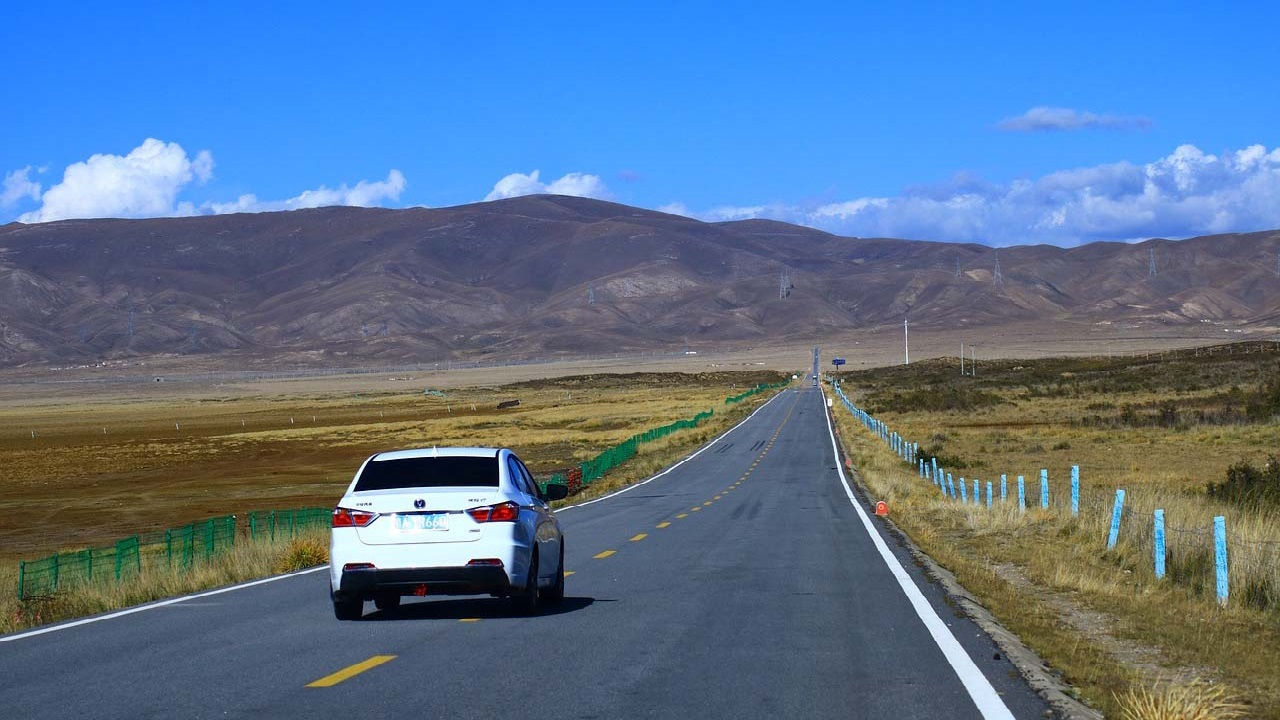
#> input picture car.jpg, 1280 x 720 px
$ python heatmap.py
#> lines starting #> are read from the running program, lines starting #| are printed output that depends on the picture; after the words box and inside, x2 and y2 are one past the last pixel; in counts of white or black regions, pixels touching at a corner belong together
import cv2
from matplotlib import pyplot as plt
from time import time


ZONES = []
# para resolucion 1280x720, el grid puede tener tamaños 80, 40, 20, 16, 10, 8, 5,4, 2 ,1
GRID_SIZE = 80
BBOX_COORD = {'left': 321, 'top': 447, 'width': 250, 'height': 173}


def main():
    img = cv2.imread('./car.jpg')
#> img is the input picture: shape (720, 1280, 3); mean B, G, R 144.5, 115, 89.7
    drawGrid(img, GRID_SIZE)
    drawNumber(img, GRID_SIZE)
    drawBbox(img, BBOX_COORD)
    start_time = time()
    zone_toPint = bboxToZone(BBOX_COORD, GRID_SIZE)
    elapsed_time = (time() - start_time)
    print("Elapsed time: %.10f seconds." % elapsed_time)

    for i in zone_toPint:
        for j in ZONES:
            if i == j[0]:
                coord = j[1]
                blurZone(img, {'left': coord[0][0], 'top': coord[1][0], 'width': GRID_SIZE, 'height': GRID_SIZE})
                break

    plt.figure(1)
    plt.imshow(cv2.cvtColor(img, cv2.COLOR_BGR2RGB))
    plt.show()


def drawGrid(img, step):
#> called with step = 80
    x = step
    y = step
    while x < img.shape[1]:
        cv2.line(img, (x, 0), (x, img.shape[0]), color=(
            255, 0, 255), thickness=1)
        x += step
#> img: shape (720, 1280, 3); 1.17% of pixels changed, all inside (x1, y1, x2, y2) = (80, 0, 1201, 720)
#> after the loop, x = 1280

    while y < img.shape[0]:
        cv2.line(img, (0, y), (img.shape[1], y),
                 color=(255, 0, 255), thickness=1)
        y += step
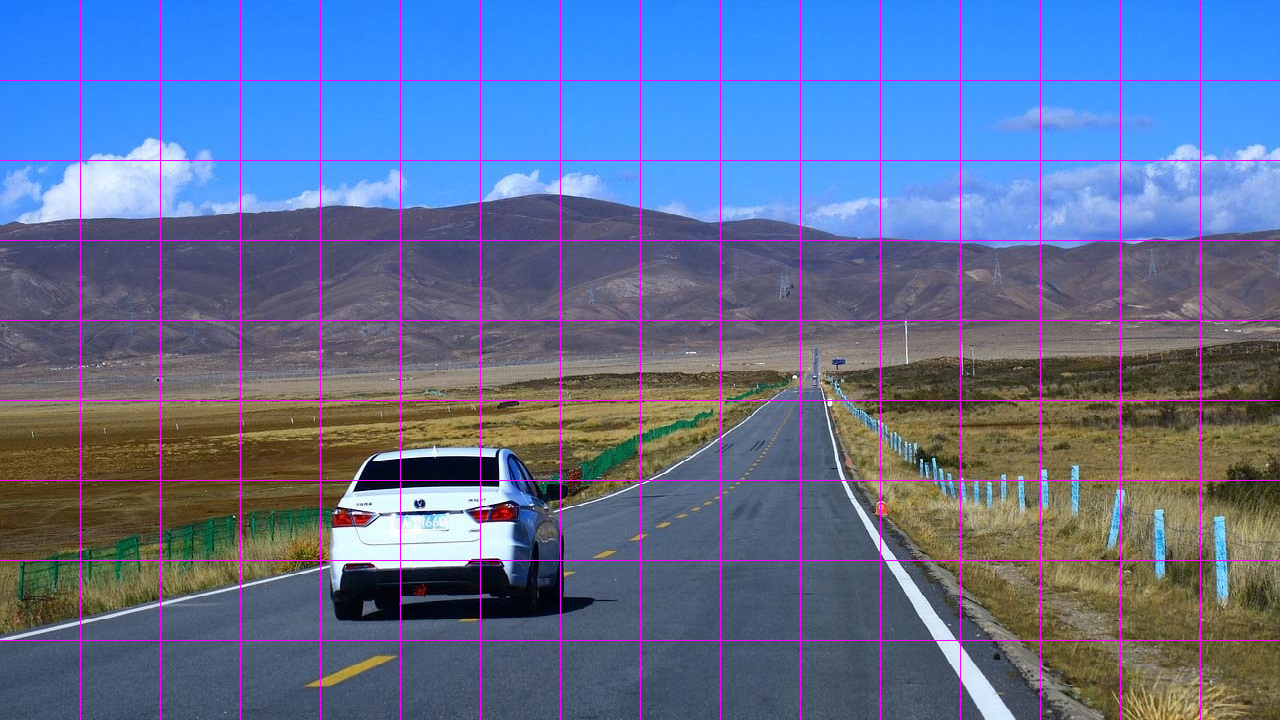
#> img: shape (720, 1280, 3); mean B, G, R 147, 112.4, 93.4
#> after the loop, y = 720


def drawBbox(img, bbox):
    left = int(bbox['left'])
    top = int(bbox['top'])
    right = int(bbox['left']) + int(bbox['width'])
    bottom = int(bbox['top']) + int(bbox['height'])
    imgHeight, imgWidth, _ = img.shape
    thick = int((imgHeight + imgWidth) // 900)
    cv2.rectangle(img, (left, top), (right, bottom), (0, 255, 0), thick)


def blurZone(img, bbox):
    left = int(bbox['left'])
    top = int(bbox['top'])
    right = int(bbox['left']) + int(bbox['width'])
    bottom = int(bbox['top']) + int(bbox['height'])

    ROI = img[top:top+int(bbox['height']), left:left+int(bbox['width'])]
    blur = cv2.GaussianBlur(ROI, (51, 51), 0)
    img[top:top+int(bbox['height']), left:left+int(bbox['width'])] = blur


def drawNumber(img, gridSize):
#> called with gridSize = 80
    numerador = 0
    cnt_width = 0
    cnt_height = 0
    imgHeight, imgWidth, _ = img.shape
#> imgHeight = 720; imgWidth = 1280
    for i in range(0, img.shape[1], gridSize):
        for j in range(0, img.shape[0], gridSize):
            left = round((imgHeight/(imgHeight/gridSize))*cnt_height)
            top = round((imgWidth/(imgWidth/gridSize))*cnt_width)
            img = cv2.putText(img, str(numerador), (15+left, 25+top),
                              cv2.FONT_HERSHEY_SIMPLEX, 0.4, (0, 0, 255), 1, cv2.LINE_AA)
            sup = (left,left+gridSize)
            Inf = (top,top+ gridSize)
            ZONES.append([numerador, (sup,Inf)])
            numerador += 1
            cnt_width += 1
        cnt_width = 0
        cnt_height += 1
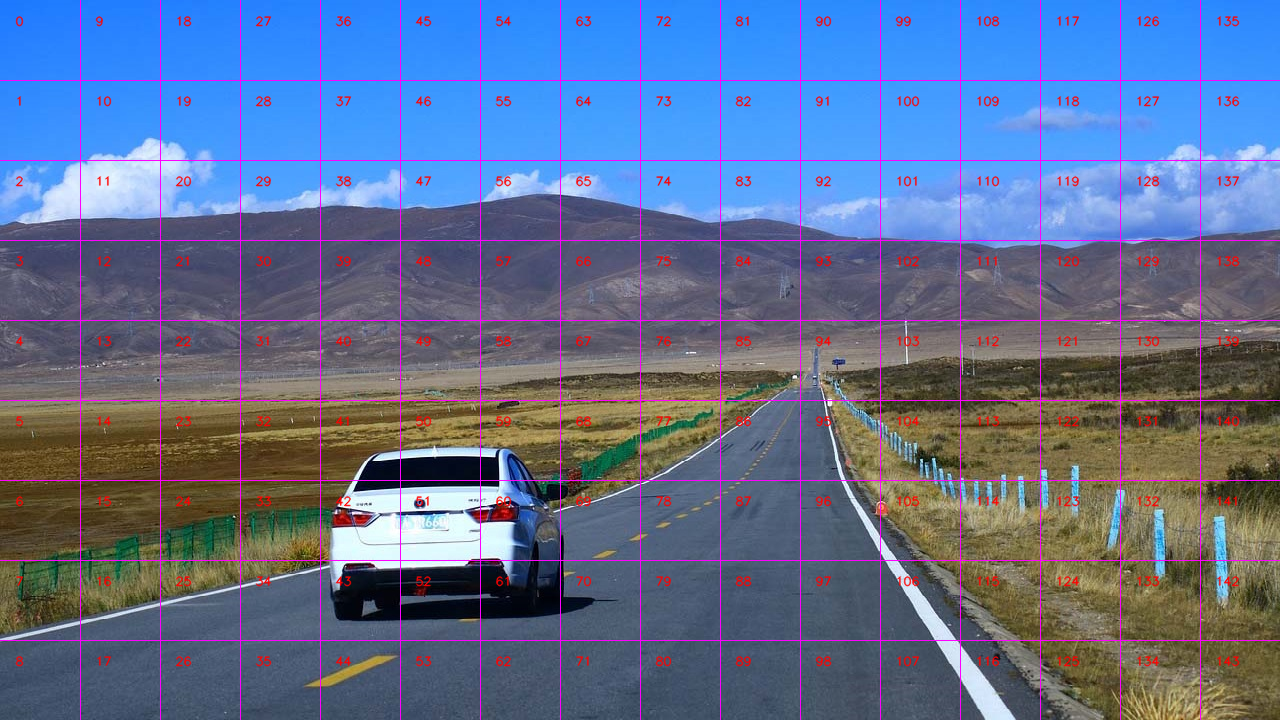
#> img: shape (720, 1280, 3); 1.96% of pixels changed, all inside (x1, y1, x2, y2) = (15, 15, 1240, 667)
#> after the loop, ZONES = 144 items; cnt_height = 16; numerador = 144
#> in drawBbox, `cv2.rectangle(img, (left, top), (right, bottom), (0, 255, 0), thick)`:
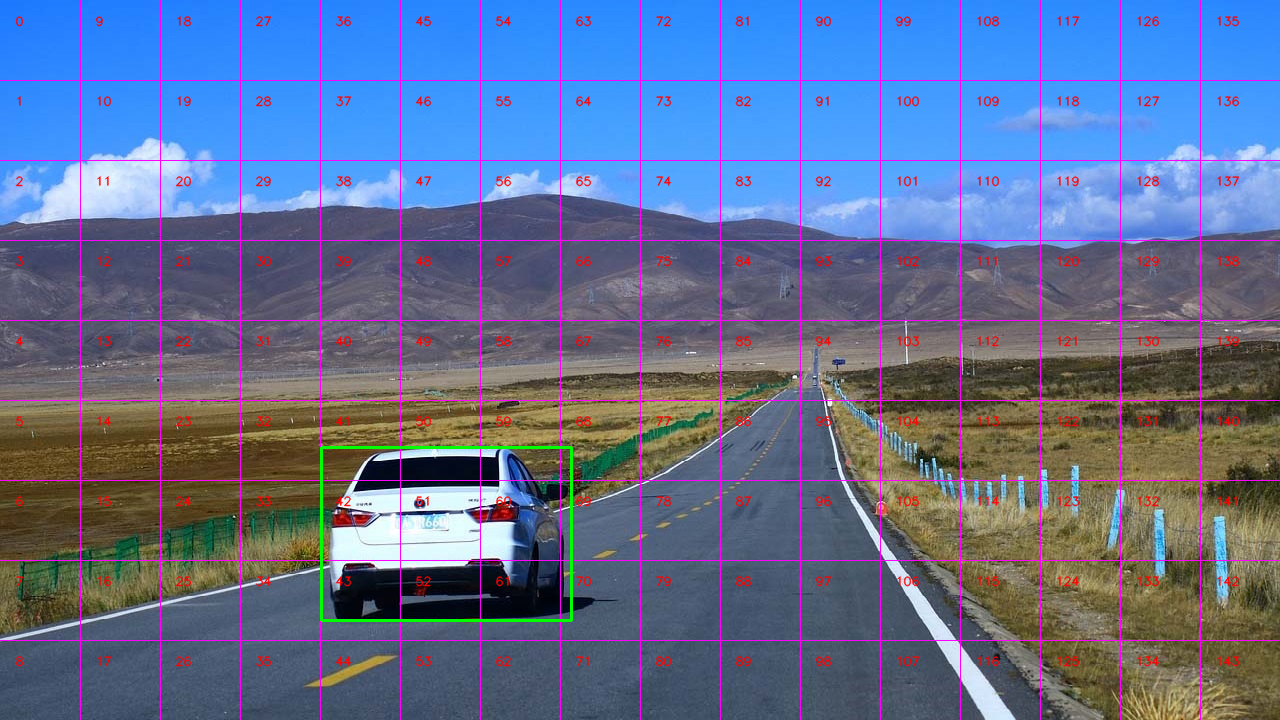
#> img: shape (720, 1280, 3); 0.27% of pixels changed, all inside (x1, y1, x2, y2) = (320, 446, 573, 622)


def bboxToZone(bbox, gridSize):

#> called with gridSize = 80
    right = int(bbox['left']) + int(bbox['width'])
    bottom = int(bbox['top']) + int(bbox['height'])

    bbox_left = range(int(bbox['left']),right+1)
    bbox_top = range(int(bbox['top']),bottom+1)

    zonas_heatmap = []
    for i in ZONES:
        sup_ = i[1][0]
        inf_ = i[1][1]

        grill_left =  set(range(int(i[1][0][0]),int(i[1][0][1])+1))
        grill_top =  set(range(int(i[1][1][0]),int(i[1][1][1])+1))

        porcentaje_left = round(len(grill_left.intersection(bbox_left))/(sup_[1]-sup_[0]+1)*100,1)
        porcentaje_top = round(len(grill_top.intersection(bbox_top))/(inf_[1]-inf_[0]+1)*100,1)

        if porcentaje_left > 40.0 and porcentaje_top >40.0:
            zonas_heatmap.append(i[0])
#> this loop made 144 passes
#> (i, porcentaje_left, porcentaje_top) on passes 1 to 12: ([0, ((0, 80), (0, 80))], 0, 0), ([1, ((0, 80), (80, 160))], 0, 0), ([2, ((0, 80), (160, 240))], 0, 0), ([3, ((0, 80), (240, 320))], 0, 0), ([4, ((0, 80), (320, 400))], 0, 0), ([5, ((0, 80), (400, 480))], 0, 42), ([6, ((0, 80), (480, 560))], 0, 100), ([7, ((0, 80), (560, 640))], 0, 75.3), ([8, ((0, 80), (640, 720))], 0, 0), ([9, ((80, 160), (0, 80))], 0, 0), ([10, ((80, 160), (80, 160))], 0, 0), ([11, ((80, 160), (160, 240))], 0, 0)
#> (porcentaje_left, porcentaje_top) on passes 61 to 62: (100, 100), (100, 75.3)
#> after the loop, zonas_heatmap = [41, 42, 43, 50, 51, 52, 59, 60, 61]
            #print(i[0], porcentaje_left, porcentaje_top)
    return zonas_heatmap

if __name__ == '__main__':
    main()
#> the loop in main, `for i in zone_toPint:` made 9 passes
#> i on passes 1 to 9: 41, 42, 43, 50, 51, 52, 59, 60, 61
#> pass 1, in blurZone, `ROI = img[top:top+int(bbox['height']), left:left+int(bbox['width'])]`:
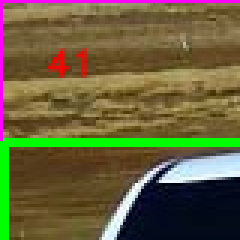
#> ROI: shape (80, 80, 3) (shown 3 times larger); mean B, G, R 59.6, 97.1, 104
#> pass 1, in blurZone, `blur = cv2.GaussianBlur(ROI, (51, 51), 0)`:
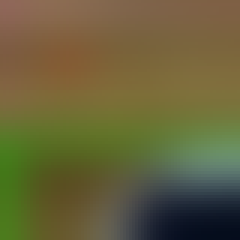
#> blur: shape (80, 80, 3) (shown 3 times larger); mean B, G, R 57.9, 97.8, 103
#> pass 2, in blurZone (call 2), `blur = cv2.GaussianBlur(ROI, (51, 51), 0)`:
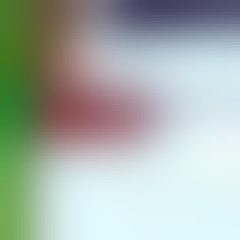
#> blur: shape (80, 80, 3) (shown 3 times larger); mean B, G, R 171.9, 178.2, 167.8
#> after the loop in main, `for i in zone_toPint:`:
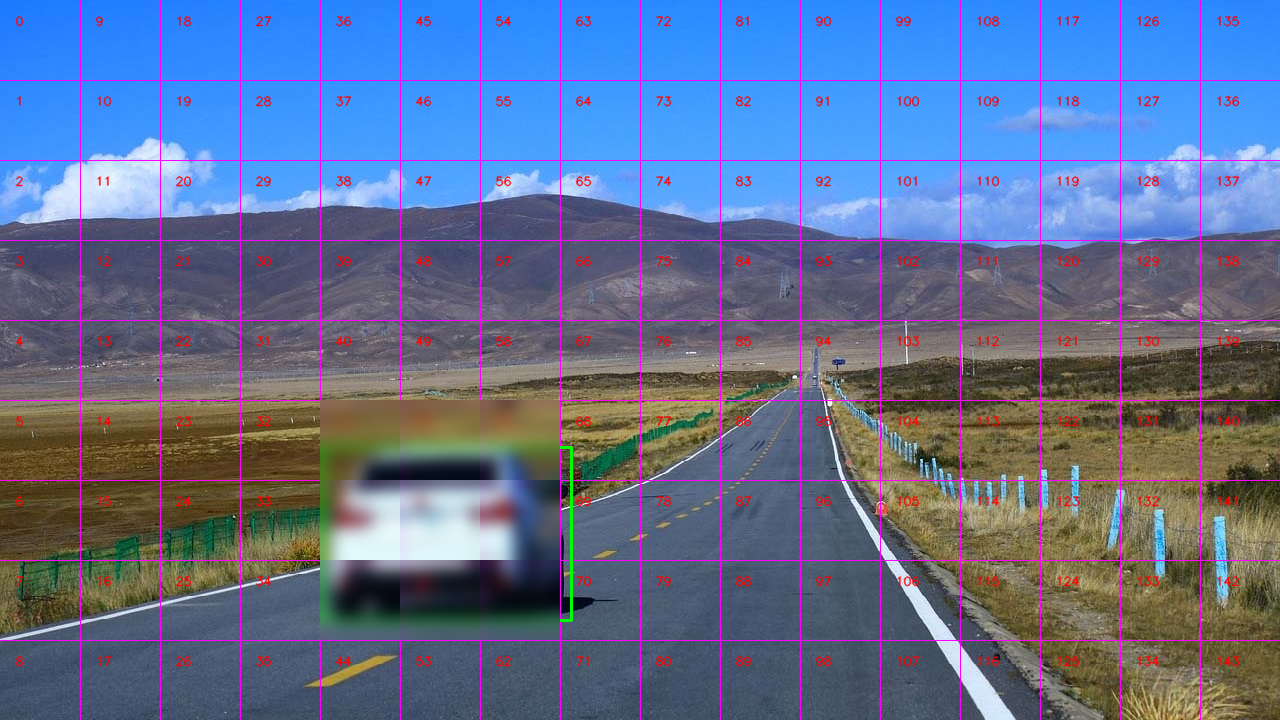
#> img: shape (720, 1280, 3); 6.25% of pixels changed, all inside (x1, y1, x2, y2) = (320, 400, 560, 640)
